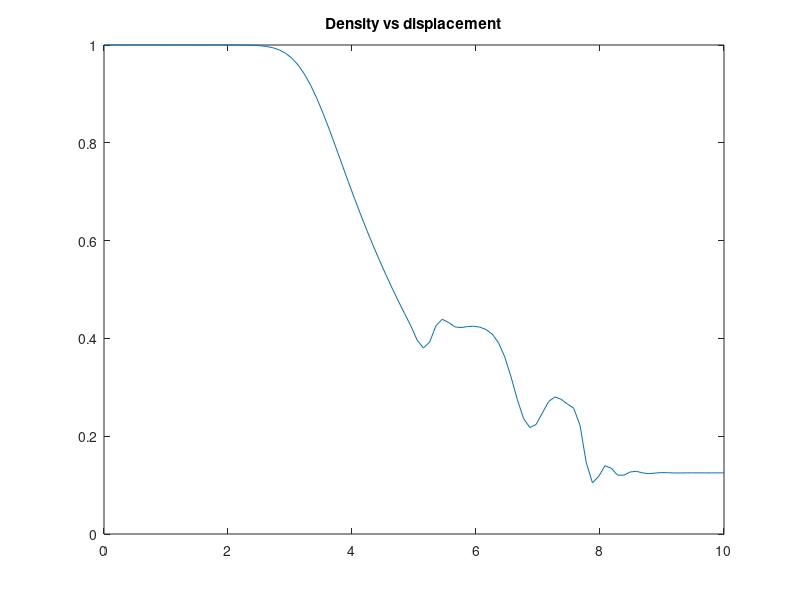
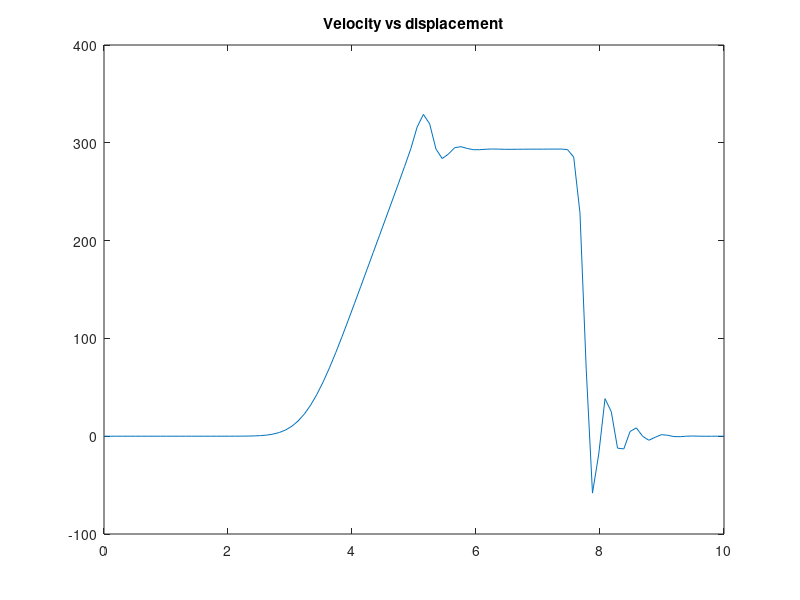
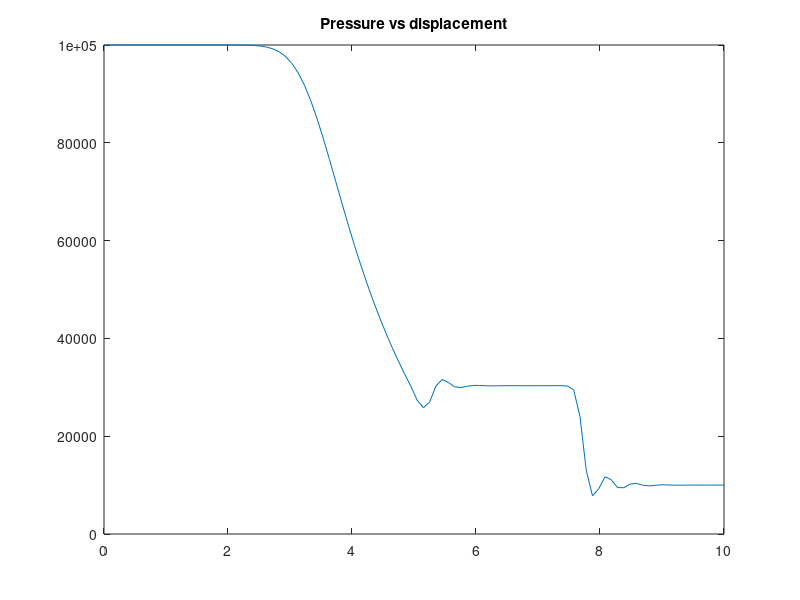
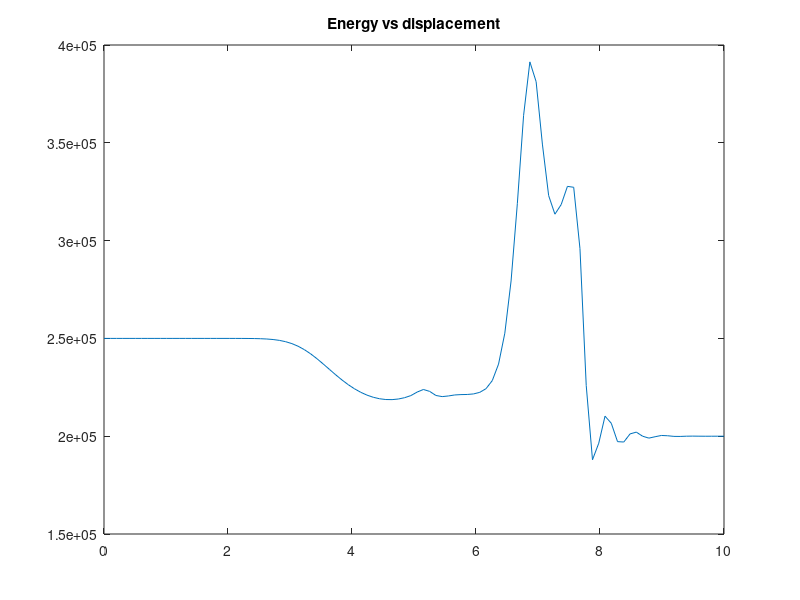

MATLAB code for these plots, in order:
%% Project Shock tube 2nd order with and without limiter
clc
clear all
%% Defining Variables


L = 10;
N = 100;
y = 1.4;
R = 8.314;
dx = (L/(N-1));
%% Variables at left side
rho_l = 1;
u_l = 0;
p_l = 10^5;
M = 28.97 * 10^-3;
CFL=0.5;
dt = CFL*dx/674.875;% Using Courant number and CFL=0.5
tf = 0.005;% Final time

Nt = fix(tf/dt);
%% Variables at right side
rho_r = 0.125;
u_r = 0;
p_r = 10^4;

E_l = ( p_l/(y-1) + 0.5*rho_l*(u_l^2) )/rho_l;
E_r = ( p_r/(y-1) + 0.5*rho_r*(u_r^2) )/rho_r;

H_l = E_l + p_l/rho_l;
H_r = E_r + p_r/rho_r;

u = zeros(N,Nt);
rho = zeros(N,Nt);
p = zeros(N,Nt);
E = zeros(N,Nt);
H = zeros(N,Nt);
Q1 = zeros(N,Nt);
Q2 = zeros(N,Nt);
Q3 = zeros(N,Nt);
F1 = zeros(N,Nt);
F2 = zeros(N,Nt);
F3 = zeros(N,Nt);
S=zeros(N,1);
dS=zeros(N,1);
g2=zeros(N,Nt);
%% Boundary conditions for primitive variables
x=0:dx:10;

for i=1:N/2
        rho(i,1) = rho_l;
        u(i,1) = u_l;
        p(i,1) = p_l;
        H(i,1) = E_l + p_l/rho_l;
        E(i,1) = E_l;       
        S(i)=1;
        dS(i)=3*(0.2*x(i)-1);
        g2(i,1)=p(i)*dS(i);
end

for i=N/2+1:N
        rho(i,1) = rho_r;
        u(i,1) = u_r;
        p(i,1) = p_r;
        H(i,1) =  E_r + p_r/rho_r;
        E(i,1) = E_r;
        S(i)=1;
        dS(i)=(0.2*x(i)-1);
        g2(i,1)=p(i)*dS(i);
end
%% Initial condition for primitive variables
u(1,:) = u_l;
u(N,:) = u_r;
rho(1,:) = rho_l;
rho(N,:) = rho_r;
p(1,:) = p_l;
p(N,:) = p_r;
E(1,:) = E_l;
E(N,:) = E_r;
H(1,:) = H_l;
H(N,:) = H_r;

%% IC and BC for Q
 Q1(:,1) = rho(:,1) .* S;
 Q2(:,1) = rho(:,1).*u(:,1).*S;
 Q3(:,1) = rho(:,1).*E(:,1).*S;
 
 Q1(1,:) = rho(1,:) .* S(1);
 Q2(1,:) = rho(1,:).*u(1,:).*S(1);
 Q3(1,:) = rho(1,:).*E(1,:).*S(1);
 
 Q1(N,:) = rho(N,:) .* S(N);
 Q2(N,:) = rho(N,:).*u(N,:).*S(N);
 Q3(N,:) = rho(N,:).*E(N,:).*S(N);
 
 %% IC and BC for F
 F1(:,1) = rho(:,1).*u(:,1).*S;
 F2(:,1) = ( rho(:,1).*(u(:,1).^2) + p(:,1) ) .* S;
 F3(:,1) = rho(:,1).*u(:,1).*H(:,1).*S;
 
 F1(1,:) = rho(1,:).*u(1,:)*S(1);
 F2(1,:) = ( rho(1,:).*(u(1,:).^2) + p(1,:) ) .* S(1);
 F3(1,:) = rho(1,:).*u(1,:).*H(1,:).*S(1);
 
 F1(N,:) = rho(N,:).*u(N,:).*S(N);
 F2(N,:) = ( rho(N,:).*(u(N,:).^2) + p(N,:) ) .* S(N);
 F3(N,:) = rho(N,:).*u(N,:).*H(N,:).*S(N);

 
 
 for k=1:Nt-1
     for i=2:N-1
         
         
         if i==2
        %% Roe averaging
        rho_plus2= sqrt(rho(i+2,k)*rho(i+1,k));%rho at i+3/2
        rho_plus1 = sqrt(rho(i,k)*rho(i+1,k));%rho at i+1/2
        rho_minus1 = sqrt(rho(i,k)*rho(i-1,k));%rho at i-1/2
        %rho_minus2 = sqrt(rho(i-2,k)*rho(i-1,k));%rho at i-3/2
        u_plus1 = ( sqrt(rho(i,k))*u(i,k) + sqrt(rho(i+1,k) )*u(i+1,k) )/( sqrt(rho(i,k)) + sqrt(rho(i+1,k)) );%Velocity at i+1/2
        u_plus2 = ( sqrt(rho(i+2,k))*u(i+2,k) + sqrt(rho(i+1,k))*u(i+1,k) )/( sqrt(rho(i+2,k)) + sqrt(rho(i+1,k)) );%Velocity at i+3/2
        u_minus1 = ( sqrt(rho(i,k))*u(i,k) + sqrt(rho(i-1,k))*u(i-1,k) )/( sqrt(rho(i,k)) + sqrt(rho(i-1,k)) );%Velocity at i-1/2
        %u_minus2 = ( sqrt(rho(i-2,k))*u(i-2,k) + sqrt(rho(i-1,k))*u(i-1,k) )/( sqrt(rho(i-2,k)) + sqrt(rho(i-1,k)) );%Velocity at i-/2
        H_plus2 = ( sqrt(rho(i+2,k))*H(i+2,k) + sqrt(rho(i+1,k))*H(i+1,k) )/( sqrt(rho(i+2,k)) + sqrt(rho(i+1,k)) );%H at i+3/2   
        H_plus1 = ( sqrt(rho(i,k))*H(i,k) + sqrt(rho(i+1,k))*H(i+1,k) )/( sqrt(rho(i,k)) + sqrt(rho(i+1,k)) );%H at i+1/2
        H_minus1 = ( sqrt(rho(i,k))*H(i,k) + sqrt(rho(i-1,k))*H(i-1,k) )/( sqrt(rho(i,k)) + sqrt(rho(i-1,k)) );%H at i-1/2
        %H_minus2 = ( sqrt(rho(i-2,k))*H(i-2,k) + sqrt(rho(i-1,k))*H(i-1,k) )/( sqrt(rho(i-2,k)) + sqrt(rho(i-1,k)) );%H at i-3/2
        a_plus2 = sqrt( (y-1)*(H_plus2 - 0.5*(u_plus2^2)) );
        a_plus1 = sqrt( (y-1)*(H_plus1 - 0.5*(u_plus1^2)) );
        a_minus1 = sqrt( (y-1)*(H_minus1 - 0.5*(u_minus1^2)) );
        %a_minus2 = sqrt( (y-1)*(H_minus2 - 0.5*(u_minus2^2)) );
        %% R inverse
        Rinv_plus = [1 (rho_plus1/(sqrt(2)*a_plus1)) (rho_plus1/(sqrt(2)*a_plus1));u_plus1 ((u_plus1 + a_plus1)*(rho_plus1/(sqrt(2)*a_plus1))) ((u_plus1 - a_plus1)*(rho_plus1/(sqrt(2)*a_plus1)));(0.5*(u_plus1^2)) ((rho_plus1/(sqrt(2)*a_plus1))*(0.5*(u_plus1^2) + (a_plus1^2)/(y-1) + a_plus1*u_plus1)) ((rho_plus1/(sqrt(2)*a_plus1))*(0.5*(u_plus1^2) + (a_plus1^2)/(y-1) - a_plus1*u_plus1))];                                     
        Rinv_minus = [1 (rho_minus1/(sqrt(2)*a_minus1)) (rho_minus1/(sqrt(2)*a_minus1));u_minus1 ((u_minus1 + a_minus1)*(rho_minus1/(sqrt(2)*a_minus1))) ((u_minus1 - a_minus1)*(rho_minus1/(sqrt(2)*a_minus1)));(0.5*(u_minus1^2)) ((rho_minus1/(sqrt(2)*a_minus1))*(0.5*(u_minus1^2) + (a_minus1^2)/(y-1) + a_minus1*u_minus1)) ((rho_minus1/(sqrt(2)*a_minus1))*(0.5*(u_minus1^2) + (a_minus1^2)/(y-1) - a_minus1*u_minus1))];
        %% R at i+3/2
        R_plus2 = [(1 - 0.5*(y-1)*(u_plus2^2)/(a_plus2^2)) ((y-1)*u_plus2/(a_plus2^2)) (1-y)/(a_plus2^2);((1/(rho_plus2*a_plus2*sqrt(2)))*(0.5*(y-1)*(u_plus2^2) - a_plus2*u_plus2)) ((1/(rho_plus2*a_plus2*sqrt(2)))*(a_plus2 - u_plus2*(y-1))) ((1/(rho_plus2*a_plus2*sqrt(2)))*(y-1));((1/(rho_plus2*a_plus2*sqrt(2)))*(0.5*(y-1)*(u_plus2^2) + a_plus2*u_plus2 )) -((1/(rho_plus2*a_plus2*sqrt(2)))*(a_plus2 + u_plus2*(y-1))) ((1/(rho_plus2*a_plus2*sqrt(2)))*(y-1))];
        %% R at i+1/2
        R_plus1 = [(1 - 0.5*(y-1)*(u_plus1^2)/(a_plus1^2)) ((y-1)*u_plus1/(a_plus1^2)) (1-y)/(a_plus1^2);((1/(rho_plus1*a_plus1*sqrt(2)))*(0.5*(y-1)*(u_plus1^2) - a_plus1*u_plus1)) ((1/(rho_plus1*a_plus1*sqrt(2)))*(a_plus1 - u_plus1*(y-1))) ((1/(rho_plus1*a_plus1*sqrt(2)))*(y-1));((1/(rho_plus1*a_plus1*sqrt(2)))*(0.5*(y-1)*(u_plus1^2) + a_plus1*u_plus1 )) -((1/(rho_plus1*a_plus1*sqrt(2)))*(a_plus1 + u_plus1*(y-1))) ((1/(rho_plus1*a_plus1*sqrt(2)))*(y-1))];
        %% R at i-1/2
        R_minus1 = [(1 - 0.5*(y-1)*(u_minus1^2)/(a_minus1^2)) ((y-1)*u_minus1/(a_minus1^2)) (1-y)/(a_minus1^2);((1/(rho_minus1*a_minus1*sqrt(2)))*(0.5*(y-1)*(u_minus1^2) - a_minus1*u_minus1)) ((1/(rho_minus1*a_minus1*sqrt(2)))*(a_minus1 - u_minus1*(y-1))) ((1/(rho_minus1*a_minus1*sqrt(2)))*(y-1));((1/(rho_minus1*a_minus1*sqrt(2)))*(0.5*(y-1)*(u_minus1^2) + a_minus1*u_minus1 )) -((1/(rho_minus1*a_minus1*sqrt(2)))*(a_minus1 + u_minus1*(y-1))) ((1/(rho_minus1*a_minus1*sqrt(2)))*(y-1))];
       
        %% R at i-3/2
        %R_minus2 = [(1 - 0.5*(y-1)*(u_minus2^2)/(a_minus2^2)) ((y-1)*u_minus2/(a_minus2^2)) (1-y)/(a_minus2^2);((1/(rho_minus2*a_minus2*sqrt(2)))*(0.5*(y-1)*(u_minus2^2) - a_minus2*u_minus2)) ((1/(rho_minus2*a_minus2*sqrt(2)))*(a_minus2 - u_minus2*(y-1))) ((1/(rho_minus2*a_minus2*sqrt(2)))*(y-1));((1/(rho_minus2*a_minus2*sqrt(2)))*(0.5*(y-1)*(u_minus2^2) + a_minus2*u_minus2 )) -((1/(rho_minus2*a_minus2*sqrt(2)))*(a_minus2 + u_minus2*(y-1))) ((1/(rho_minus2*a_minus2*sqrt(2)))*(y-1))];
        %% eigenmatrix
        L_plus = [abs(u_plus1) 0 0;0 abs(u_plus1 + a_plus1) 0;0 0 abs(u_plus1 - a_minus1)];
        L_minus = [abs(u_minus1) 0 0;0 abs(u_minus1 + a_minus1) 0;0 0 abs(u_minus1 - a_minus1)];
        
        Q_plus2 = [Q1(i+2,k)-Q1(i+1,k);Q2(i+2,k)-Q2(i+1,k);Q3(i+2,k)-Q3(i+1,k)];
        Q_plus1 = [Q1(i+1,k)-Q1(i,k);Q2(i+1,k)-Q2(i,k);Q3(i+1,k)-Q3(i,k)];
        Q_minus1 = [Q1(i,k)-Q1(i-1,k);Q2(i,k)-Q2(i-1,k);Q3(i,k)-Q3(i-1,k)];
        %Q_minus2 = [Q1(i-1,k)-Q1(i-2,k);Q2(i-1,k)-Q2(i-2,k);Q3(i-1,k)-Q3(i-2,k)];        
        
        M_plus2=R_plus2*Q_plus2;%M at i+3/2
        M_plus1=R_plus1*Q_plus1;%M at i+1/2
        M_minus1=R_minus1*Q_minus1;%M at i-1/2
        %M_minus2=R_minus2*Q_minus2;% M at i-3/2
        for v=1:3% With minmod
   %          N_plus(v,1)=M_plus1(v)-minmod(M_minus1(v),M_plus1(v),M_plus2(v));%N i+1/2
    %         N_minus(v,1)=M_minus1(v)-minmod(M_minus1(v),M_plus1(v));%N at i-1/2, ignoring the M at the -1 node
%            Without minmod 
            N_plus(v,1)=M_plus1(v)-M_minus1(v);%N i+1/2
           N_minus(v,1)=M_minus1(v);%N at i-1/2, ignoring the M at the -1 node
        end
        AQ_plus = Rinv_plus*L_plus*N_plus;
        AQ_minus = Rinv_minus*L_minus*N_minus;
        Q1(i,k+1) = Q1(i,k) - dt * 0.5 * ( F1(i+1,k) - F1(i-1,k) - AQ_plus(1) + AQ_minus(1))/dx;
        Q2(i,k+1) = Q2(i,k) - dt * 0.5 * ( F2(i+1,k) - F2(i-1,k) - AQ_plus(2) + AQ_minus(2))/dx;
        Q3(i,k+1) = Q3(i,k) - dt * 0.5 * ( F3(i+1,k) - F3(i-1,k) - AQ_plus(3) + AQ_minus(3))/dx;
        %% Extracting the primitive variables
        rho(i,k+1) =(Q1(i,k+1))./S(i);  
        u(i,k+1) = Q2(i,k+1)./(rho(i,k+1).*S(i));
        E(i,k+1) = Q3(i,k+1)./(rho(i,k+1).*S(i));
        p(i,k+1) = (y-1) * ( rho(i,k+1).*E(i,k+1) - 0.5*rho(i,k+1).*(u(i,k+1).^2) );
        H(i,k+1) = E(i,k+1) + p(i,k+1)./rho(i,k+1);
        %g2(i,k+1)=p(3:N-2,k+1)*dS(3:N-2);
        F1(i,k+1) = rho(i,k+1).*u(i,k+1).*S(i);
        F2(i,k+1) = ( rho(i,k+1).*(u(i,k+1).^2) + p(i,k+1) ) .* S(i);
        F3(i,k+1) = rho(i,k+1).*u(i,k+1).*H(i,k+1).*S(i); 

         
         
         elseif i==N-1
        %% Roe averaging
        %rho_plus2= sqrt(rho(i+2,k)*rho(i+1,k));%rho at i+3/2
        rho_plus1 = sqrt(rho(i,k)*rho(i+1,k));%rho at i+1/2
        rho_minus1 = sqrt(rho(i,k)*rho(i-1,k));%rho at i-1/2
        rho_minus2 = sqrt(rho(i-2,k)*rho(i-1,k));%rho at i-3/2
        u_plus1 = ( sqrt(rho(i,k))*u(i,k) + sqrt(rho(i+1,k) )*u(i+1,k) )/( sqrt(rho(i,k)) + sqrt(rho(i+1,k)) );%Velocity at i+1/2
        %u_plus2 = ( sqrt(rho(i+2,k))*u(i+2,k) + sqrt(rho(i+1,k))*u(i+1,k) )/( sqrt(rho(i+2,k)) + sqrt(rho(i+1,k)) );%Velocity at i+3/2
        u_minus1 = ( sqrt(rho(i,k))*u(i,k) + sqrt(rho(i-1,k))*u(i-1,k) )/( sqrt(rho(i,k)) + sqrt(rho(i-1,k)) );%Velocity at i-1/2
        u_minus2 = ( sqrt(rho(i-2,k))*u(i-2,k) + sqrt(rho(i-1,k))*u(i-1,k) )/( sqrt(rho(i-2,k)) + sqrt(rho(i-1,k)) );%Velocity at i-/2
        %H_plus2 = ( sqrt(rho(i+2,k))*H(i+2,k) + sqrt(rho(i+1,k))*H(i+1,k) )/( sqrt(rho(i+2,k)) + sqrt(rho(i+1,k)) );%H at i+3/2   
        H_plus1 = ( sqrt(rho(i,k))*H(i,k) + sqrt(rho(i+1,k))*H(i+1,k) )/( sqrt(rho(i,k)) + sqrt(rho(i+1,k)) );%H at i+1/2
        H_minus1 = ( sqrt(rho(i,k))*H(i,k) + sqrt(rho(i-1,k))*H(i-1,k) )/( sqrt(rho(i,k)) + sqrt(rho(i-1,k)) );%H at i-1/2
        H_minus2 = ( sqrt(rho(i-2,k))*H(i-2,k) + sqrt(rho(i-1,k))*H(i-1,k) )/( sqrt(rho(i-2,k)) + sqrt(rho(i-1,k)) );%H at i-3/2
        %a_plus2 = sqrt( (y-1)*(H_plus2 - 0.5*(u_plus2^2)) );
        a_plus1 = sqrt( (y-1)*(H_plus1 - 0.5*(u_plus1^2)) );
        a_minus1 = sqrt( (y-1)*(H_minus1 - 0.5*(u_minus1^2)) );
        a_minus2 = sqrt( (y-1)*(H_minus2 - 0.5*(u_minus2^2)) );
        %% R inverse
        Rinv_plus = [1 (rho_plus1/(sqrt(2)*a_plus1)) (rho_plus1/(sqrt(2)*a_plus1));u_plus1 ((u_plus1 + a_plus1)*(rho_plus1/(sqrt(2)*a_plus1))) ((u_plus1 - a_plus1)*(rho_plus1/(sqrt(2)*a_plus1)));(0.5*(u_plus1^2)) ((rho_plus1/(sqrt(2)*a_plus1))*(0.5*(u_plus1^2) + (a_plus1^2)/(y-1) + a_plus1*u_plus1)) ((rho_plus1/(sqrt(2)*a_plus1))*(0.5*(u_plus1^2) + (a_plus1^2)/(y-1) - a_plus1*u_plus1))];                                     
        Rinv_minus = [1 (rho_minus1/(sqrt(2)*a_minus1)) (rho_minus1/(sqrt(2)*a_minus1));u_minus1 ((u_minus1 + a_minus1)*(rho_minus1/(sqrt(2)*a_minus1))) ((u_minus1 - a_minus1)*(rho_minus1/(sqrt(2)*a_minus1)));(0.5*(u_minus1^2)) ((rho_minus1/(sqrt(2)*a_minus1))*(0.5*(u_minus1^2) + (a_minus1^2)/(y-1) + a_minus1*u_minus1)) ((rho_minus1/(sqrt(2)*a_minus1))*(0.5*(u_minus1^2) + (a_minus1^2)/(y-1) - a_minus1*u_minus1))];
        %% R at i+3/2
        %R_plus2 = [(1 - 0.5*(y-1)*(u_plus2^2)/(a_plus2^2)) ((y-1)*u_plus2/(a_plus2^2)) (1-y)/(a_plus2^2);((1/(rho_plus2*a_plus2*sqrt(2)))*(0.5*(y-1)*(u_plus2^2) - a_plus2*u_plus2)) ((1/(rho_plus2*a_plus2*sqrt(2)))*(a_plus2 - u_plus2*(y-1))) ((1/(rho_plus2*a_plus2*sqrt(2)))*(y-1));((1/(rho_plus2*a_plus2*sqrt(2)))*(0.5*(y-1)*(u_plus2^2) + a_plus2*u_plus2 )) -((1/(rho_plus2*a_plus2*sqrt(2)))*(a_plus2 + u_plus2*(y-1))) ((1/(rho_plus2*a_plus2*sqrt(2)))*(y-1))];
        %% R at i+1/2
        R_plus1 = [(1 - 0.5*(y-1)*(u_plus1^2)/(a_plus1^2)) ((y-1)*u_plus1/(a_plus1^2)) (1-y)/(a_plus1^2);((1/(rho_plus1*a_plus1*sqrt(2)))*(0.5*(y-1)*(u_plus1^2) - a_plus1*u_plus1)) ((1/(rho_plus1*a_plus1*sqrt(2)))*(a_plus1 - u_plus1*(y-1))) ((1/(rho_plus1*a_plus1*sqrt(2)))*(y-1));((1/(rho_plus1*a_plus1*sqrt(2)))*(0.5*(y-1)*(u_plus1^2) + a_plus1*u_plus1 )) -((1/(rho_plus1*a_plus1*sqrt(2)))*(a_plus1 + u_plus1*(y-1))) ((1/(rho_plus1*a_plus1*sqrt(2)))*(y-1))];
        %% R at i-1/2
        R_minus1 = [(1 - 0.5*(y-1)*(u_minus1^2)/(a_minus1^2)) ((y-1)*u_minus1/(a_minus1^2)) (1-y)/(a_minus1^2);((1/(rho_minus1*a_minus1*sqrt(2)))*(0.5*(y-1)*(u_minus1^2) - a_minus1*u_minus1)) ((1/(rho_minus1*a_minus1*sqrt(2)))*(a_minus1 - u_minus1*(y-1))) ((1/(rho_minus1*a_minus1*sqrt(2)))*(y-1));((1/(rho_minus1*a_minus1*sqrt(2)))*(0.5*(y-1)*(u_minus1^2) + a_minus1*u_minus1 )) -((1/(rho_minus1*a_minus1*sqrt(2)))*(a_minus1 + u_minus1*(y-1))) ((1/(rho_minus1*a_minus1*sqrt(2)))*(y-1))];
       
        %% R at i-3/2
        R_minus2 = [(1 - 0.5*(y-1)*(u_minus2^2)/(a_minus2^2)) ((y-1)*u_minus2/(a_minus2^2)) (1-y)/(a_minus2^2);((1/(rho_minus2*a_minus2*sqrt(2)))*(0.5*(y-1)*(u_minus2^2) - a_minus2*u_minus2)) ((1/(rho_minus2*a_minus2*sqrt(2)))*(a_minus2 - u_minus2*(y-1))) ((1/(rho_minus2*a_minus2*sqrt(2)))*(y-1));((1/(rho_minus2*a_minus2*sqrt(2)))*(0.5*(y-1)*(u_minus2^2) + a_minus2*u_minus2 )) -((1/(rho_minus2*a_minus2*sqrt(2)))*(a_minus2 + u_minus2*(y-1))) ((1/(rho_minus2*a_minus2*sqrt(2)))*(y-1))];
        %% eigenmatrix
        L_plus = [abs(u_plus1) 0 0;0 abs(u_plus1 + a_plus1) 0;0 0 abs(u_plus1 - a_minus1)];
        L_minus = [abs(u_minus1) 0 0;0 abs(u_minus1 + a_minus1) 0;0 0 abs(u_minus1 - a_minus1)];
        
        %Q_plus2 = [Q1(i+2,k)-Q1(i+1,k);Q2(i+2,k)-Q2(i+1,k);Q3(i+2,k)-Q3(i+1,k)];
        Q_plus1 = [Q1(i+1,k)-Q1(i,k);Q2(i+1,k)-Q2(i,k);Q3(i+1,k)-Q3(i,k)];
        Q_minus1 = [Q1(i,k)-Q1(i-1,k);Q2(i,k)-Q2(i-1,k);Q3(i,k)-Q3(i-1,k)];
        Q_minus2 = [Q1(i-1,k)-Q1(i-2,k);Q2(i-1,k)-Q2(i-2,k);Q3(i-1,k)-Q3(i-2,k)];        
        
        %M_plus2=R_plus2*Q_plus2;%M at i+3/2
        M_plus1=R_plus1*Q_plus1;%M at i+1/2
        M_minus1=R_minus1*Q_minus1;%M at i-1/2
        M_minus2=R_minus2*Q_minus2;% M at i-3/2
        for v=1:3

            % With minmod
  %           N_plus(v,1)=M_plus1(v)-minmod(M_minus1(v),M_plus1(v));%N i+1/2
 %            N_minus(v,1)=M_minus1(v)-minmod(M_minus2(v),M_minus1(v),M_plus1(v));%N at i-1/2, ignoring the M at the -1 node
%           Without minmod 
            N_plus(v,1)=M_plus1(v)-M_minus1(v);%N i+1/2
            N_minus(v,1)=M_minus1(v)-M_minus2(v);%N at i-1/2, ignoring the M at the -1 node
        end
        AQ_plus = Rinv_plus*L_plus*N_plus;
        AQ_minus = Rinv_minus*L_minus*N_minus;
        Q1(i,k+1) = Q1(i,k) - dt * 0.5 * ( F1(i+1,k) - F1(i-1,k) - AQ_plus(1) + AQ_minus(1))/dx;
        Q2(i,k+1) = Q2(i,k) - dt * 0.5 * ( F2(i+1,k) - F2(i-1,k) - AQ_plus(2) + AQ_minus(2))/dx;
        Q3(i,k+1) = Q3(i,k) - dt * 0.5 * ( F3(i+1,k) - F3(i-1,k) - AQ_plus(3) + AQ_minus(3))/dx;
        %% Extracting the primitive variables
        rho(i,k+1) =(Q1(i,k+1))./S(i);  
        u(i,k+1) = Q2(i,k+1)./(rho(i,k+1).*S(i));
        E(i,k+1) = Q3(i,k+1)./(rho(i,k+1).*S(i));
        p(i,k+1) = (y-1) * ( rho(i,k+1).*E(i,k+1) - 0.5*rho(i,k+1).*(u(i,k+1).^2) );
        H(i,k+1) = E(i,k+1) + p(i,k+1)./rho(i,k+1);
        %g2(i,k+1)=p(i,k+1)*dS(i);
        F1(i,k+1) = rho(i,k+1).*u(i,k+1).*S(i);
        F2(i,k+1) = ( rho(i,k+1).*(u(i,k+1).^2) + p(i,k+1) ) .* S(i);
        F3(i,k+1) = rho(i,k+1).*u(i,k+1).*H(i,k+1).*S(i); 

         else
             %% Roe averaging
        rho_plus2= sqrt(rho(i+2,k)*rho(i+1,k));%rho at i+3/2
        rho_plus1 = sqrt(rho(i,k)*rho(i+1,k));%rho at i+1/2
        rho_minus1 = sqrt(rho(i,k)*rho(i-1,k));%rho at i-1/2
        rho_minus2 = sqrt(rho(i-2,k)*rho(i-1,k));%rho at i-3/2
        u_plus1 = ( sqrt(rho(i,k))*u(i,k) + sqrt(rho(i+1,k) )*u(i+1,k) )/( sqrt(rho(i,k)) + sqrt(rho(i+1,k)) );%Velocity at i+1/2
        u_plus2 = ( sqrt(rho(i+2,k))*u(i+2,k) + sqrt(rho(i+1,k))*u(i+1,k) )/( sqrt(rho(i+2,k)) + sqrt(rho(i+1,k)) );%Velocity at i+3/2
        u_minus1 = ( sqrt(rho(i,k))*u(i,k) + sqrt(rho(i-1,k))*u(i-1,k) )/( sqrt(rho(i,k)) + sqrt(rho(i-1,k)) );%Velocity at i-1/2
        u_minus2 = ( sqrt(rho(i-2,k))*u(i-2,k) + sqrt(rho(i-1,k))*u(i-1,k) )/( sqrt(rho(i-2,k)) + sqrt(rho(i-1,k)) );%Velocity at i-/2
        H_plus2 = ( sqrt(rho(i+2,k))*H(i+2,k) + sqrt(rho(i+1,k))*H(i+1,k) )/( sqrt(rho(i+2,k)) + sqrt(rho(i+1,k)) );%H at i+3/2   
        H_plus1 = ( sqrt(rho(i,k))*H(i,k) + sqrt(rho(i+1,k))*H(i+1,k) )/( sqrt(rho(i,k)) + sqrt(rho(i+1,k)) );%H at i+1/2
        H_minus1 = ( sqrt(rho(i,k))*H(i,k) + sqrt(rho(i-1,k))*H(i-1,k) )/( sqrt(rho(i,k)) + sqrt(rho(i-1,k)) );%H at i-1/2
        H_minus2 = ( sqrt(rho(i-2,k))*H(i-2,k) + sqrt(rho(i-1,k))*H(i-1,k) )/( sqrt(rho(i-2,k)) + sqrt(rho(i-1,k)) );%H at i-3/2
        a_plus2 = sqrt( (y-1)*(H_plus2 - 0.5*(u_plus2^2)) );
        a_plus1 = sqrt( (y-1)*(H_plus1 - 0.5*(u_plus1^2)) );
        a_minus1 = sqrt( (y-1)*(H_minus1 - 0.5*(u_minus1^2)) );
        a_minus2 = sqrt( (y-1)*(H_minus2 - 0.5*(u_minus2^2)) );
        %% R inverse
        Rinv_plus = [1 (rho_plus1/(sqrt(2)*a_plus1)) (rho_plus1/(sqrt(2)*a_plus1));u_plus1 ((u_plus1 + a_plus1)*(rho_plus1/(sqrt(2)*a_plus1))) ((u_plus1 - a_plus1)*(rho_plus1/(sqrt(2)*a_plus1)));(0.5*(u_plus1^2)) ((rho_plus1/(sqrt(2)*a_plus1))*(0.5*(u_plus1^2) + (a_plus1^2)/(y-1) + a_plus1*u_plus1)) ((rho_plus1/(sqrt(2)*a_plus1))*(0.5*(u_plus1^2) + (a_plus1^2)/(y-1) - a_plus1*u_plus1))];                                     
        Rinv_minus = [1 (rho_minus1/(sqrt(2)*a_minus1)) (rho_minus1/(sqrt(2)*a_minus1));u_minus1 ((u_minus1 + a_minus1)*(rho_minus1/(sqrt(2)*a_minus1))) ((u_minus1 - a_minus1)*(rho_minus1/(sqrt(2)*a_minus1)));(0.5*(u_minus1^2)) ((rho_minus1/(sqrt(2)*a_minus1))*(0.5*(u_minus1^2) + (a_minus1^2)/(y-1) + a_minus1*u_minus1)) ((rho_minus1/(sqrt(2)*a_minus1))*(0.5*(u_minus1^2) + (a_minus1^2)/(y-1) - a_minus1*u_minus1))];
        %% R at i+3/2
        R_plus2 = [(1 - 0.5*(y-1)*(u_plus2^2)/(a_plus2^2)) ((y-1)*u_plus2/(a_plus2^2)) (1-y)/(a_plus2^2);((1/(rho_plus2*a_plus2*sqrt(2)))*(0.5*(y-1)*(u_plus2^2) - a_plus2*u_plus2)) ((1/(rho_plus2*a_plus2*sqrt(2)))*(a_plus2 - u_plus2*(y-1))) ((1/(rho_plus2*a_plus2*sqrt(2)))*(y-1));((1/(rho_plus2*a_plus2*sqrt(2)))*(0.5*(y-1)*(u_plus2^2) + a_plus2*u_plus2 )) -((1/(rho_plus2*a_plus2*sqrt(2)))*(a_plus2 + u_plus2*(y-1))) ((1/(rho_plus2*a_plus2*sqrt(2)))*(y-1))];
        %% R at i+1/2
        R_plus1 = [(1 - 0.5*(y-1)*(u_plus1^2)/(a_plus1^2)) ((y-1)*u_plus1/(a_plus1^2)) (1-y)/(a_plus1^2);((1/(rho_plus1*a_plus1*sqrt(2)))*(0.5*(y-1)*(u_plus1^2) - a_plus1*u_plus1)) ((1/(rho_plus1*a_plus1*sqrt(2)))*(a_plus1 - u_plus1*(y-1))) ((1/(rho_plus1*a_plus1*sqrt(2)))*(y-1));((1/(rho_plus1*a_plus1*sqrt(2)))*(0.5*(y-1)*(u_plus1^2) + a_plus1*u_plus1 )) -((1/(rho_plus1*a_plus1*sqrt(2)))*(a_plus1 + u_plus1*(y-1))) ((1/(rho_plus1*a_plus1*sqrt(2)))*(y-1))];
        %% R at i-1/2
        R_minus1 = [(1 - 0.5*(y-1)*(u_minus1^2)/(a_minus1^2)) ((y-1)*u_minus1/(a_minus1^2)) (1-y)/(a_minus1^2);((1/(rho_minus1*a_minus1*sqrt(2)))*(0.5*(y-1)*(u_minus1^2) - a_minus1*u_minus1)) ((1/(rho_minus1*a_minus1*sqrt(2)))*(a_minus1 - u_minus1*(y-1))) ((1/(rho_minus1*a_minus1*sqrt(2)))*(y-1));((1/(rho_minus1*a_minus1*sqrt(2)))*(0.5*(y-1)*(u_minus1^2) + a_minus1*u_minus1 )) -((1/(rho_minus1*a_minus1*sqrt(2)))*(a_minus1 + u_minus1*(y-1))) ((1/(rho_minus1*a_minus1*sqrt(2)))*(y-1))];
       
        %% R at i-3/2
        R_minus2 = [(1 - 0.5*(y-1)*(u_minus2^2)/(a_minus2^2)) ((y-1)*u_minus2/(a_minus2^2)) (1-y)/(a_minus2^2);((1/(rho_minus2*a_minus2*sqrt(2)))*(0.5*(y-1)*(u_minus2^2) - a_minus2*u_minus2)) ((1/(rho_minus2*a_minus2*sqrt(2)))*(a_minus2 - u_minus2*(y-1))) ((1/(rho_minus2*a_minus2*sqrt(2)))*(y-1));((1/(rho_minus2*a_minus2*sqrt(2)))*(0.5*(y-1)*(u_minus2^2) + a_minus2*u_minus2 )) -((1/(rho_minus2*a_minus2*sqrt(2)))*(a_minus2 + u_minus2*(y-1))) ((1/(rho_minus2*a_minus2*sqrt(2)))*(y-1))];
        %% eigenmatrix
        L_plus = [abs(u_plus1) 0 0;0 abs(u_plus1 + a_plus1) 0;0 0 abs(u_plus1 - a_minus1)];
        L_minus = [abs(u_minus1) 0 0;0 abs(u_minus1 + a_minus1) 0;0 0 abs(u_minus1 - a_minus1)];
        
        Q_plus2 = [Q1(i+2,k)-Q1(i+1,k);Q2(i+2,k)-Q2(i+1,k);Q3(i+2,k)-Q3(i+1,k)];
        Q_plus1 = [Q1(i+1,k)-Q1(i,k);Q2(i+1,k)-Q2(i,k);Q3(i+1,k)-Q3(i,k)];
        Q_minus1 = [Q1(i,k)-Q1(i-1,k);Q2(i,k)-Q2(i-1,k);Q3(i,k)-Q3(i-1,k)];
        Q_minus2 = [Q1(i-1,k)-Q1(i-2,k);Q2(i-1,k)-Q2(i-2,k);Q3(i-1,k)-Q3(i-2,k)];        
        
        M_plus2=R_plus2*Q_plus2;%M at i+3/2
        M_plus1=R_plus1*Q_plus1;%M at i+1/2
        M_minus1=R_minus1*Q_minus1;%M at i-1/2
        M_minus2=R_minus2*Q_minus2;% M at i-3/2
        for v=1:3
% With minmod
        %     N_plus(v,1)=M_plus1(v)-minmod(M_minus1(v),M_plus1(v),M_plus2(v));%N i+1/2
         %   N_minus(v,1)=M_minus1(v)-minmod(M_minus2(v),M_minus1(v),M_plus1(v));%N at i-1/2, ignoring the M at the -1 node
%            Without minmod 
            N_plus(v,1)=M_plus1(v)-M_minus1(v);%N i+1/2
            N_minus(v,1)=M_minus1(v)-M_minus2(v);%N at i-1/2, ignoring the M at the -1 node
        end
        AQ_plus = Rinv_plus*L_plus*N_plus;
        AQ_minus = Rinv_minus*L_minus*N_minus;
        %% The scheme
        Q1(i,k+1) = Q1(i,k) - dt * 0.5 * ( F1(i+1,k) - F1(i-1,k) - AQ_plus(1) + AQ_minus(1))/dx;
        Q2(i,k+1) = Q2(i,k) - dt * 0.5 * ( F2(i+1,k) - F2(i-1,k) - AQ_plus(2) + AQ_minus(2))/dx;
        Q3(i,k+1) = Q3(i,k) - dt * 0.5 * ( F3(i+1,k) - F3(i-1,k) - AQ_plus(3) + AQ_minus(3))/dx;
        %% Extracting the primitive variables
     rho(i,k+1) =(Q1(i,k+1))./S(i);  
     u(i,k+1) = Q2(i,k+1)./(rho(i,k+1).*S(i));
     E(i,k+1) = Q3(i,k+1)./(rho(i,k+1).*S(i));
     p(i,k+1) = (y-1) * ( rho(i,k+1).*E(i,k+1) - 0.5*rho(i,k+1).*(u(i,k+1).^2) );
     H(i,k+1) = E(i,k+1) + p(i,k+1)./rho(i,k+1);
     %g2(i,k+1)=p(i,k+1)*dS(i);
     F1(i,k+1) = rho(i,k+1).*u(i,k+1).*S(i);
     F2(i,k+1) = ( rho(i,k+1).*(u(i,k+1).^2) + p(i,k+1) ) .* S(i);
     F3(i,k+1) = rho(i,k+1).*u(i,k+1).*H(i,k+1).*S(i); 
         end
     end
     %% Extracting the primitive variables
%      rho(3:N-2,k+1) =(Q1(3:N-2,k+1))./S(3:N-2);  
%      u(3:N-2,k+1) = Q2(3:N-2,k+1)./(rho(3:N-2,k+1).*S(3:N-2));
%      E(3:N-2,k+1) = Q3(2:N-2,k+1)./(rho(2:N-2,k+1).*S(3:N-2));
%      p(3:N-2,k+1) = (y-1) * ( rho(3:N-2,k+1).*E(3:N-2,k+1) - 0.5*rho(3:N-2,k+1).*(u(3:N-2,k+1).^2) );
%      H(3:N-2,k+1) = E(3:N-2,k+1) + p(3:N-2,k+1)./rho(3:N-2,k+1);
%      g2(3:N-2,k+1)=p(3:N-2,k+1)*dS(3:N-2);
%      F1(3:N-2,k+1) = rho(3:N-2,k+1).*u(3:N-2,k+1).*S(3:N-2);
%      F2(3:N-2,k+1) = ( rho(3:N-2,k+1).*(u(3:N-2,k+1).^2) + p(3:N-2,k+1) ) .* S(3:N-2);
%      F3(3:N-2,k+1) = rho(3:N-2,k+1).*u(3:N-2,k+1).*H(3:N-2,k+1).*S(3:N-2); 
 end
 %% Plotting
%plot(x,rho(:,Nt))

 plot(x,rho(:,Nt))
 title('Density vs displacement')
 figure
 plot(x,u(:,Nt))
  title('Velocity vs displacement')
 figure 
 plot(x,p(:,Nt))
  title('Pressure vs displacement')
 figure
 plot(x,E(:,Nt))
  title('Energy vs displacement')
 
 